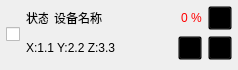
<?xml version="1.0" encoding="UTF-8"?>
<ui version="4.0">
 <class>DeviceControl</class>
 <widget class="QWidget" name="DeviceControl">
  <property name="geometry">
   <rect>
    <x>0</x>
    <y>0</y>
    <width>238</width>
    <height>70</height>
   </rect>
  </property>
  <property name="windowTitle">
   <string>DeviceControl</string>
  </property>
  <property name="styleSheet">
   <string notr="true"/>
  </property>
  <layout class="QGridLayout" name="gridLayout">
   <property name="leftMargin">
    <number>6</number>
   </property>
   <property name="topMargin">
    <number>6</number>
   </property>
   <property name="rightMargin">
    <number>6</number>
   </property>
   <property name="bottomMargin">
    <number>6</number>
   </property>
   <property name="verticalSpacing">
    <number>2</number>
   </property>
   <item row="1" column="1">
    <widget class="QStackedWidget" name="stackedWidgetStatus">
     <property name="toolTip">
      <string>急停</string>
     </property>
     <property name="styleSheet">
      <string notr="true">background:transparent;</string>
     </property>
     <property name="currentIndex">
      <number>0</number>
     </property>
     <widget class="QWidget" name="pageStatus">
      <layout class="QHBoxLayout" name="horizontalLayout_3">
       <property name="leftMargin">
        <number>0</number>
       </property>
       <property name="topMargin">
        <number>0</number>
       </property>
       <property name="rightMargin">
        <number>0</number>
       </property>
       <property name="bottomMargin">
        <number>0</number>
       </property>
       <item>
        <widget class="QLabel" name="labelLocation">
         <property name="toolTip">
          <string>位置</string>
         </property>
         <property name="text">
          <string>X:1.1 Y:2.2 Z:3.3</string>
         </property>
         <property name="alignment">
          <set>Qt::AlignLeading|Qt::AlignLeft|Qt::AlignVCenter</set>
         </property>
        </widget>
       </item>
       <item>
        <widget class="QToolButton" name="btnLED">
         <property name="minimumSize">
          <size>
           <width>24</width>
           <height>24</height>
          </size>
         </property>
         <property name="maximumSize">
          <size>
           <width>24</width>
           <height>24</height>
          </size>
         </property>
         <property name="toolTip">
          <string>亮灯</string>
         </property>
         <property name="text">
          <string/>
         </property>
         <property name="icon">
          <iconset resource="uavmanage.qrc">
           <normaloff>:/res/images/lighting.png</normaloff>:/res/images/lighting.png</iconset>
         </property>
         <property name="iconSize">
          <size>
           <width>20</width>
           <height>20</height>
          </size>
         </property>
         <property name="toolButtonStyle">
          <enum>Qt::ToolButtonIconOnly</enum>
         </property>
        </widget>
       </item>
       <item>
        <widget class="QToolButton" name="btnStop">
         <property name="minimumSize">
          <size>
           <width>24</width>
           <height>24</height>
          </size>
         </property>
         <property name="maximumSize">
          <size>
           <width>24</width>
           <height>24</height>
          </size>
         </property>
         <property name="toolTip">
          <string>急停</string>
         </property>
         <property name="text">
          <string>...</string>
         </property>
         <property name="icon">
          <iconset resource="uavmanage.qrc">
           <normaloff>:/res/images/flystop.png</normaloff>:/res/images/flystop.png</iconset>
         </property>
         <property name="iconSize">
          <size>
           <width>20</width>
           <height>20</height>
          </size>
         </property>
        </widget>
       </item>
      </layout>
     </widget>
     <widget class="QWidget" name="pageProgress">
      <layout class="QHBoxLayout" name="horizontalLayout">
       <property name="leftMargin">
        <number>0</number>
       </property>
       <property name="topMargin">
        <number>4</number>
       </property>
       <property name="rightMargin">
        <number>0</number>
       </property>
       <property name="bottomMargin">
        <number>4</number>
       </property>
       <item>
        <widget class="QProgressBar" name="progressBar">
         <property name="maximum">
          <number>100</number>
         </property>
         <property name="value">
          <number>0</number>
         </property>
         <property name="alignment">
          <set>Qt::AlignCenter</set>
         </property>
         <property name="format">
          <string>%v / %m</string>
         </property>
        </widget>
       </item>
      </layout>
     </widget>
    </widget>
   </item>
   <item row="0" column="1">
    <widget class="QWidget" name="widgetName" native="true">
     <property name="styleSheet">
      <string notr="true">background:transparent;</string>
     </property>
     <layout class="QHBoxLayout" name="horizontalLayout_2">
      <property name="leftMargin">
       <number>0</number>
      </property>
      <property name="topMargin">
       <number>0</number>
      </property>
      <property name="rightMargin">
       <number>0</number>
      </property>
      <property name="bottomMargin">
       <number>0</number>
      </property>
      <item>
       <widget class="QLabel" name="labelStatus">
        <property name="sizePolicy">
         <sizepolicy hsizetype="Fixed" vsizetype="Fixed">
          <horstretch>0</horstretch>
          <verstretch>0</verstretch>
         </sizepolicy>
        </property>
        <property name="maximumSize">
         <size>
          <width>22</width>
          <height>22</height>
         </size>
        </property>
        <property name="toolTip">
         <string>状态</string>
        </property>
        <property name="text">
         <string>状态</string>
        </property>
        <property name="scaledContents">
         <bool>true</bool>
        </property>
       </widget>
      </item>
      <item>
       <widget class="QLabel" name="labelDeviceName">
        <property name="toolTip">
         <string>名称</string>
        </property>
        <property name="text">
         <string>设备名称</string>
        </property>
       </widget>
      </item>
      <item>
       <spacer name="horizontalSpacer">
        <property name="orientation">
         <enum>Qt::Horizontal</enum>
        </property>
        <property name="sizeHint" stdset="0">
         <size>
          <width>40</width>
          <height>20</height>
         </size>
        </property>
       </spacer>
      </item>
      <item>
       <widget class="QLabel" name="labelBattery">
        <property name="sizePolicy">
         <sizepolicy hsizetype="Preferred" vsizetype="Preferred">
          <horstretch>0</horstretch>
          <verstretch>0</verstretch>
         </sizepolicy>
        </property>
        <property name="toolTip">
         <string>电量</string>
        </property>
        <property name="styleSheet">
         <string notr="true">color:#FF0000;</string>
        </property>
        <property name="text">
         <string>0 %</string>
        </property>
       </widget>
      </item>
      <item>
       <widget class="QToolButton" name="btnRemove">
        <property name="minimumSize">
         <size>
          <width>24</width>
          <height>24</height>
         </size>
        </property>
        <property name="maximumSize">
         <size>
          <width>24</width>
          <height>24</height>
         </size>
        </property>
        <property name="toolTip">
         <string>删除</string>
        </property>
        <property name="text">
         <string/>
        </property>
        <property name="icon">
         <iconset resource="uavmanage.qrc">
          <normaloff>:/res/images/delete.png</normaloff>:/res/images/delete.png</iconset>
        </property>
        <property name="iconSize">
         <size>
          <width>20</width>
          <height>20</height>
         </size>
        </property>
       </widget>
      </item>
     </layout>
    </widget>
   </item>
   <item row="0" column="0" rowspan="2">
    <widget class="QWidget" name="widget" native="true">
     <layout class="QVBoxLayout" name="verticalLayout">
      <property name="spacing">
       <number>0</number>
      </property>
      <property name="leftMargin">
       <number>0</number>
      </property>
      <property name="topMargin">
       <number>0</number>
      </property>
      <property name="rightMargin">
       <number>0</number>
      </property>
      <property name="bottomMargin">
       <number>0</number>
      </property>
      <item>
       <widget class="QCheckBox" name="checkBox">
        <property name="toolTip">
         <string>选中</string>
        </property>
        <property name="text">
         <string/>
        </property>
       </widget>
      </item>
     </layout>
    </widget>
   </item>
  </layout>
 </widget>
 <layoutdefault spacing="6" margin="11"/>
 <resources>
  <include location="uavmanage.qrc"/>
 </resources>
 <connections/>
</ui>
